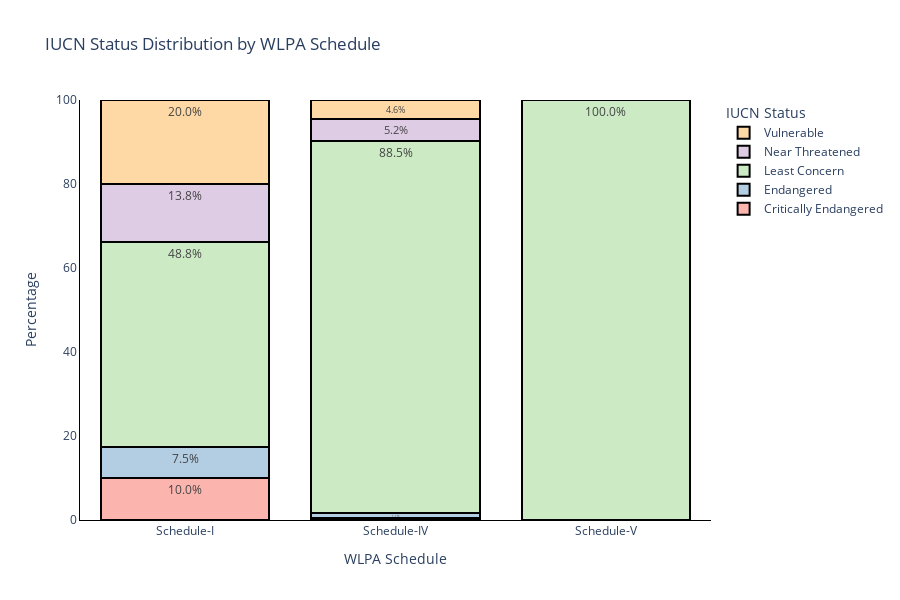

Write notebook code for a chart like this one.
### Markdown cell above
### IUCN Status vs WLPA Schedule

### Code cell
# Step 1: Group and normalize
grouped_df = birds_df.groupby(['wlpa_schedule', 'iucn_status']).size().reset_index(name='count')
grouped_df['percent'] = grouped_df.groupby('wlpa_schedule')['count'].transform(lambda x: x / x.sum() * 100)

# Step 2: Sort for consistent stacking
grouped_df = grouped_df.sort_values(by=['iucn_status', 'wlpa_schedule'])

# Step 3: Create stacked bars with borders
fig = go.Figure()

# Define pastel colors 
colors = px.colors.qualitative.Pastel1

# Map each IUCN status to a color
status_list = grouped_df['iucn_status'].unique()
color_map = {status: colors[i % len(colors)] for i, status in enumerate(status_list)}

for status in status_list:
    df_subset = grouped_df[grouped_df['iucn_status'] == status]
    fig.add_trace(go.Bar(
        x=df_subset['wlpa_schedule'],
        y=df_subset['percent'],
        name=status,
        text=[f'{p:.1f}%' for p in df_subset['percent']],
        textposition='inside',
        marker=dict(
            color=color_map[status],
            line=dict(color='black', width=2)  
        )
    ))

# Step 4: Layout tweaks
fig.update_layout(
    barmode='stack',
    title='IUCN Status Distribution by WLPA Schedule',
    xaxis=dict(title='WLPA Schedule', showgrid=False, linecolor='black'),
    yaxis=dict(title='Percentage', range=[0, 100], showgrid=True, linecolor='black'),
    plot_bgcolor='white',
    paper_bgcolor='white',
    height=600,
    width=900,
    legend_title='IUCN Status'
)

fig.show()

### Figure 1 — Plotly figure (JSON) as saved in the notebook; plotly's stock layout.template omitted (floating-point values rounded to 4 significant figures)
{"data": [{"marker": {"color": "rgb(251,180,174)", "line": {"color": "black", "width": 2}}, "name": "Critically Endangered", "text": ["10.0%", "0.5%", "0.0%"], "textposition": "inside", "type": "bar", "x": ["Schedule-I", "Schedule-IV", "Schedule-V"], "y": [10, 0.5089, 0]}, {"marker": {"color": "rgb(179,205,227)", "line": {"color": "black", "width": 2}}, "name": "Endangered", "text": ["7.5%", "1.1%", "0.0%"], "textposition": "inside", "type": "bar", "x": ["Schedule-I", "Schedule-IV", "Schedule-V"], "y": [7.5, 1.145, 0]}, {"marker": {"color": "rgb(204,235,197)", "line": {"color": "black", "width": 2}}, "name": "Least Concern", "text": ["48.8%", "88.5%", "100.0%"], "textposition": "inside", "type": "bar", "x": ["Schedule-I", "Schedule-IV", "Schedule-V"], "y": [48.75, 88.55, 100]}, {"marker": {"color": "rgb(222,203,228)", "line": {"color": "black", "width": 2}}, "name": "Near Threatened", "text": ["13.8%", "5.2%", "0.0%"], "textposition": "inside", "type": "bar", "x": ["Schedule-I", "Schedule-IV", "Schedule-V"], "y": [13.75, 5.216, 0]}, {"marker": {"color": "rgb(254,217,166)", "line": {"color": "black", "width": 2}}, "name": "Vulnerable", "text": ["20.0%", "4.6%", "0.0%"], "textposition": "inside", "type": "bar", "x": ["Schedule-I", "Schedule-IV", "Schedule-V"], "y": [20, 4.58, 0]}], "layout": {"barmode": "stack", "height": 600, "legend": {"title": {"text": "IUCN Status"}}, "paper_bgcolor": "white", "plot_bgcolor": "white", "title": {"text": "IUCN Status Distribution by WLPA Schedule"}, "width": 900, "xaxis": {"autorange": true, "linecolor": "black", "range": [-0.5, 2.5], "showgrid": false, "title": {"text": "WLPA Schedule"}, "type": "category"}, "yaxis": {"linecolor": "black", "range": [0, 100], "showgrid": true, "title": {"text": "Percentage"}, "type": "linear"}}}
